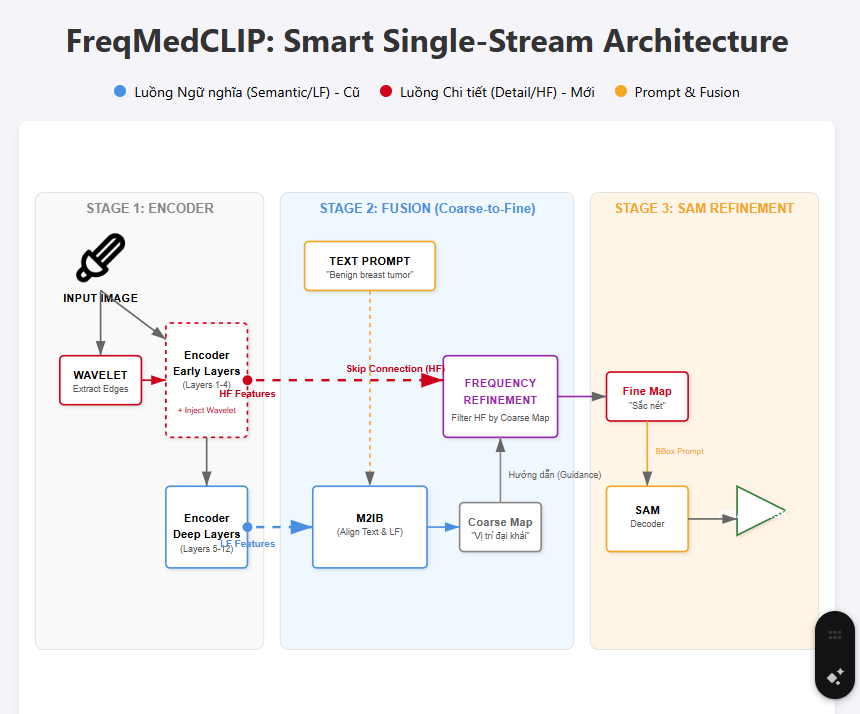
#> input picture image.png, 860 x 714 px
$ python postprocess_freqmedclip_outputs.py --input . --output out
#> lines starting #> are read from the running program, lines starting #| are printed output that depends on the picture; after the words box and inside, x2 and y2 are one past the last pixel; in counts of white or black regions, pixels touching at a corner belong together
### scripts/postprocess.py
import numpy as np
import cv2
from sklearn.cluster import KMeans

def postprocess_saliency_kmeans(saliency_map, num_clusters=2, top_k_components=1):
    """
    Apply KMeans clustering to saliency map for noise reduction.
    This is the default method used in MedCLIP-SAMv2 pipeline.

    Args:
        saliency_map: numpy array [H, W] with values in [0, 255] or [0, 1]
        num_clusters: number of clusters (default 2: foreground/background)
        top_k_components: keep only top K largest connected components

    Returns:
        cleaned_mask: binary mask [H, W] with values {0, 255}
    """
    # Normalize to [0, 1]
    if saliency_map.max() > 1.0:
        saliency_map = saliency_map / 255.0

    h, w = saliency_map.shape

    # Resize to 256x256 for faster clustering
    image_resized = cv2.resize(saliency_map, (256, 256), interpolation=cv2.INTER_NEAREST)
    flat_image = image_resized.reshape(-1, 1)

    # KMeans clustering
    kmeans = KMeans(n_clusters=num_clusters, random_state=10, n_init=10)
    labels = kmeans.fit_predict(flat_image)

    # Reshape to 2D
    segmented = labels.reshape(256, 256)

    # Identify foreground (higher centroid value)
    centroids = kmeans.cluster_centers_.flatten()
    foreground_cluster = np.argmax(centroids)

    # Create binary mask
    binary_mask = (segmented == foreground_cluster).astype(np.uint8)

    # Resize back to original size
    binary_mask = cv2.resize(binary_mask, (w, h), interpolation=cv2.INTER_NEAREST)
    binary_mask = (binary_mask * 255).astype(np.uint8)

    # Connected components filtering (keep only top K largest)
    nb_components, labeled_img, stats, _ = cv2.connectedComponentsWithStats(binary_mask)
    sizes = stats[:, cv2.CC_STAT_AREA]

    # Sort by size (ignore background at index 0)
    sorted_sizes = sorted(sizes[1:], reverse=True)
    top_k_sizes = sorted_sizes[:top_k_components]

    # Keep only top K components
    result = np.zeros_like(labeled_img, dtype=np.uint8)
    for idx in range(1, nb_components):
        if sizes[idx] in top_k_sizes:
            result[labeled_img == idx] = 255

    return result


# [32 lines left out: function postprocess_saliency_threshold, not called in this run]

### postprocess_freqmedclip_outputs.py
"""
Batch Postprocessing for FreqMedCLIP Predictions
Applies KMeans clustering to clean raw saliency maps (remove noise).

Usage:
    python postprocess_freqmedclip_outputs.py --input predictions/breast_tumors --output predictions_cleaned/breast_tumors
"""
import os
import argparse
import cv2
import numpy as np
from tqdm import tqdm
from scripts.postprocess import postprocess_saliency_kmeans, postprocess_saliency_threshold


def main():
    parser = argparse.ArgumentParser(description='Postprocess FreqMedCLIP raw saliency maps')
    parser.add_argument('--input', type=str, required=True,
                        help='Input directory containing raw saliency maps (.png)')
    parser.add_argument('--output', type=str, required=True,
                        help='Output directory for cleaned masks')
    parser.add_argument('--method', type=str, default='kmeans',
                        choices=['kmeans', 'threshold'],
                        help='Postprocessing method (default: kmeans)')
    parser.add_argument('--num-clusters', type=int, default=2,
                        help='Number of clusters for KMeans (default: 2)')
    parser.add_argument('--top-k', type=int, default=1,
                        help='Keep top K largest connected components (default: 1)')
    parser.add_argument('--threshold', type=float, default=0.3,
                        help='Threshold value for threshold method (default: 0.3)')
    args = parser.parse_args()

    # Validate input
    if not os.path.isdir(args.input):
        print(f"❌ Error: Input directory not found: {args.input}")
        return

    # Create output directory
    os.makedirs(args.output, exist_ok=True)

    # Get all image files
    files = [f for f in os.listdir(args.input) if f.lower().endswith(('.png', '.jpg', '.jpeg'))]
    if not files:
        print(f"❌ No image files found in {args.input}")
        return

    print(f"📁 Input: {args.input}")
    print(f"📁 Output: {args.output}")
    print(f"🔧 Method: {args.method}")
    print(f"📊 Processing {len(files)} files...")

    success_count = 0
    for file in tqdm(files, desc="Postprocessing"):
        try:
            # Read saliency map
            input_path = os.path.join(args.input, file)
            saliency_map = cv2.imread(input_path, cv2.IMREAD_GRAYSCALE)
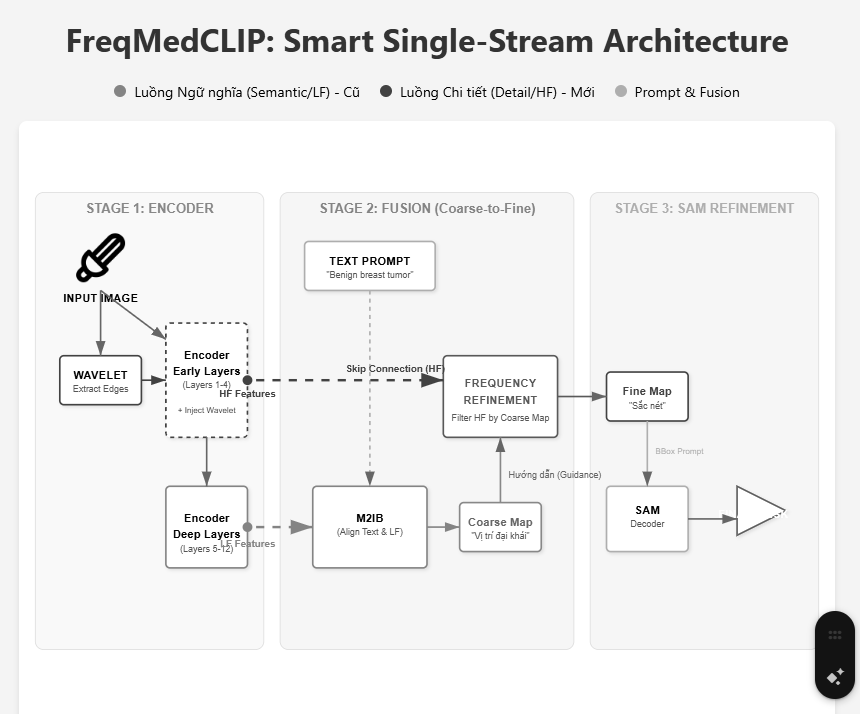
#> saliency_map: shape (714, 860); min 0, max 255, mean 241

            if saliency_map is None:
                print(f"⚠️ Warning: Failed to read {file}, skipping...")
                continue

            # Apply postprocessing
            if args.method == 'kmeans':
                cleaned_mask = postprocess_saliency_kmeans(
                    saliency_map,
                    num_clusters=args.num_clusters,
                    top_k_components=args.top_k
                )
#> in postprocess_saliency_kmeans, `image_resized = cv2.resize(saliency_map, (256, 256), interpolation=cv2..`:
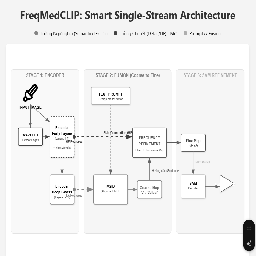
#> image_resized: shape (256, 256) float64; min 0, max 1, mean 0.946
#> in postprocess_saliency_kmeans, `segmented = labels.reshape(256, 256)`:
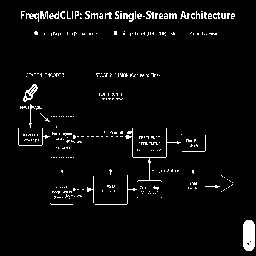
#> segmented: shape (256, 256) int32; values 0 (black) and 1 (white), 3.8% white in thin lines or dots, all inside (x1, y1, x2, y2) = (18, 11, 255, 251)
#> in postprocess_saliency_kmeans, `binary_mask = cv2.resize(binary_mask, (w, h), interpolation=cv2.INTER_..`:
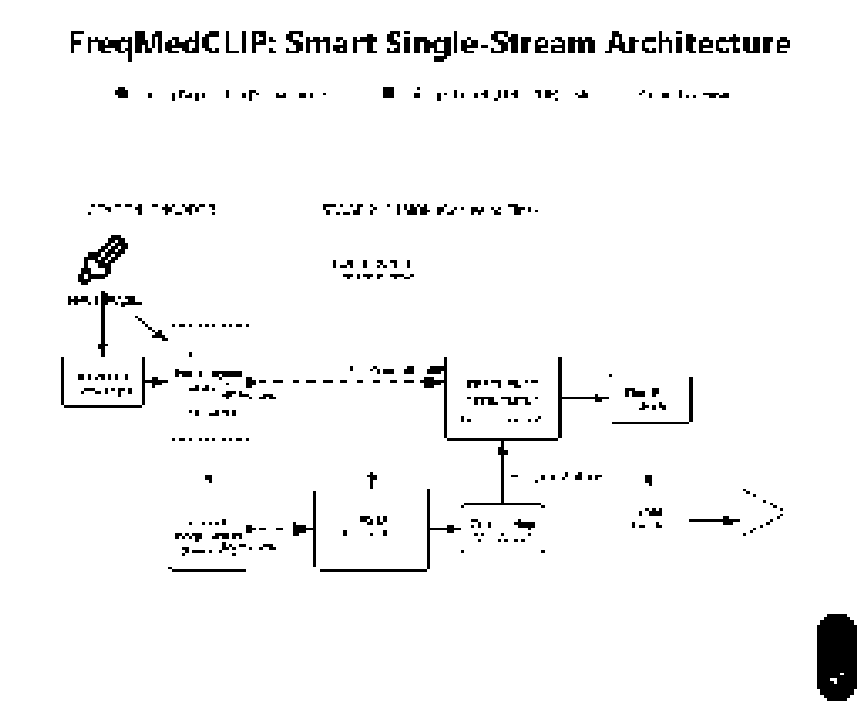
#> binary_mask: shape (714, 860); values 0 (black) and 1 (white), 96.2% white; 279 black regions (108 under 20 px), largest, box (x1, y1, x2, y2) and area: (817, 614, 857, 701) 3172, (420, 357, 609, 508) 1713, (78, 235, 128, 285) 942
#> in postprocess_saliency_kmeans, `nb_components, labeled_img, stats, _ = cv2.connectedComponentsWithStat..`:
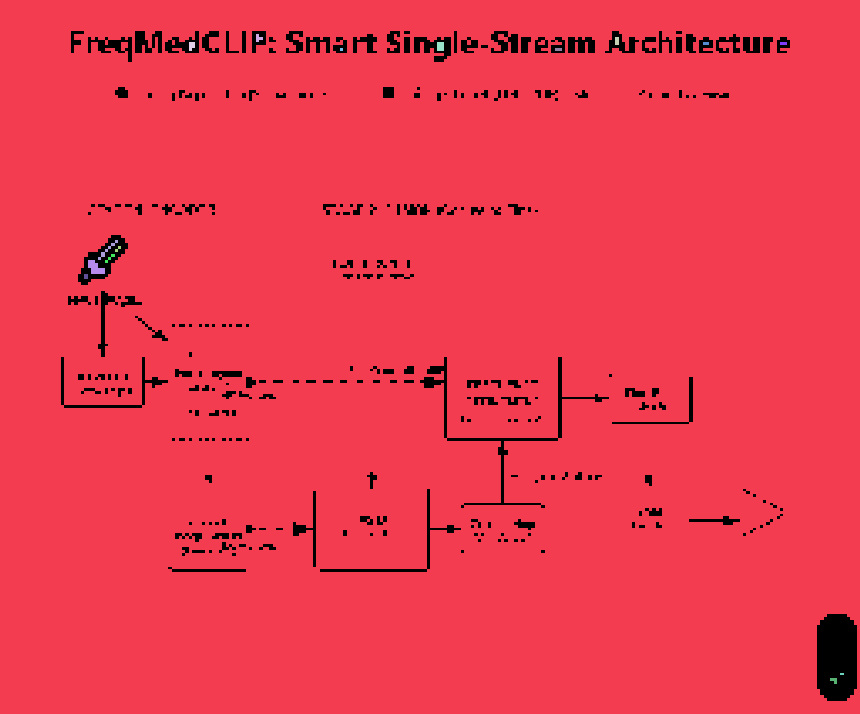
#> labeled_img: shape (714, 860) int32; 17 distinct labels, from 0 to 16; one colour per label, 0 black
#> in postprocess_saliency_kmeans, `nb_components, labeled_img, stats, _ = cv2.connectedComponentsWithStat..`: nb_components = 17; stats = 17 rows, first 6: [61, 31, 796, 670, 23127], [0, 0, 860, 714, 590339], [256, 34, 7, 8, 36], [615, 37, 4, 8, 32], [189, 42, 6, 9, 45], [437, 42, 7, 9, 63]
#> in postprocess_saliency_kmeans, `sizes = stats[:, cv2.CC_STAT_AREA]`: sizes = 17 values, max 590339 at index 1, min 8 at index 15, mean 36120
#> in postprocess_saliency_kmeans, `sorted_sizes = sorted(sizes[1:], reverse=True)`: sorted_sizes = [590339, 155, 68, 63, 45, 36, 32, 30, 30, 21, 21, 20, 18, 18, 9, 8]
#> in postprocess_saliency_kmeans, `top_k_sizes = sorted_sizes[:top_k_components]`: top_k_sizes = [590339]
#> after the loop in postprocess_saliency_kmeans, `for idx in range(1, nb_components):`:
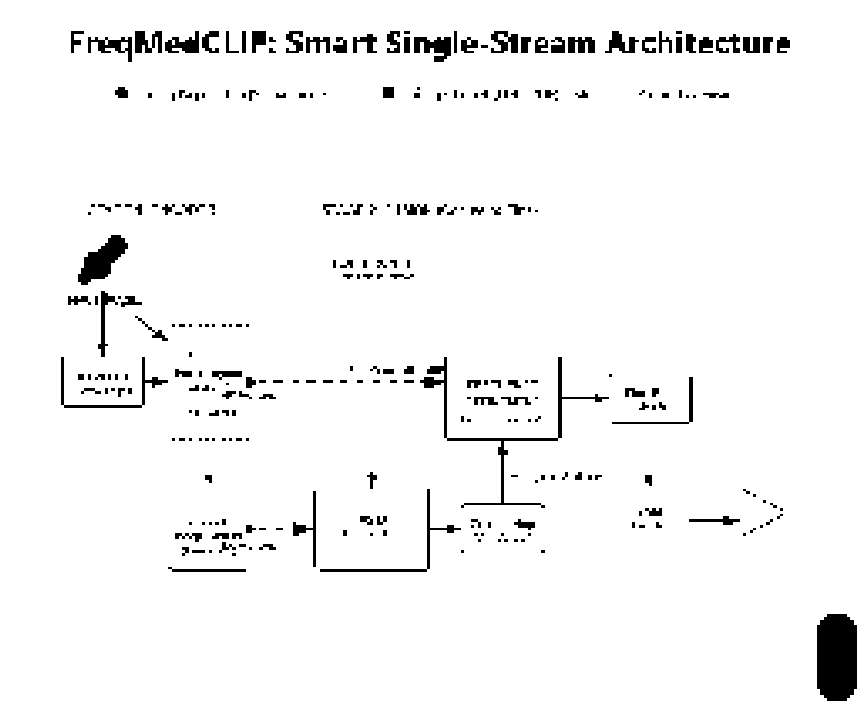
#> result: shape (714, 860); 96.1% white; 279 black regions (108 under 20 px), largest, box (x1, y1, x2, y2) and area: (817, 614, 857, 701) 3210, (420, 357, 609, 508) 1713, (78, 235, 128, 285) 1233
            else:  # threshold
                cleaned_mask = postprocess_saliency_threshold(
                    saliency_map,
                    threshold=args.threshold,
                    top_k_components=args.top_k
                )

            # Save cleaned mask
            output_path = os.path.join(args.output, file)
            cv2.imwrite(output_path, cleaned_mask)
            success_count += 1

        except Exception as e:
            print(f"❌ Error processing {file}: {e}")

    print(f"\n✅ Postprocessing complete!")
    print(f"   - Processed: {success_count}/{len(files)} files")
    print(f"   - Output: {args.output}")

    # Generate comparison report
    print("\n📊 Pipeline Recommendation:")
    print("   1. Use 'kmeans' for general cases (default)")
    print("   2. Use 'threshold' for simpler/faster processing")
    print("   3. Adjust --top-k for multi-object segmentation (e.g., lungs: --top-k 2)")


if __name__ == '__main__':
    main()
